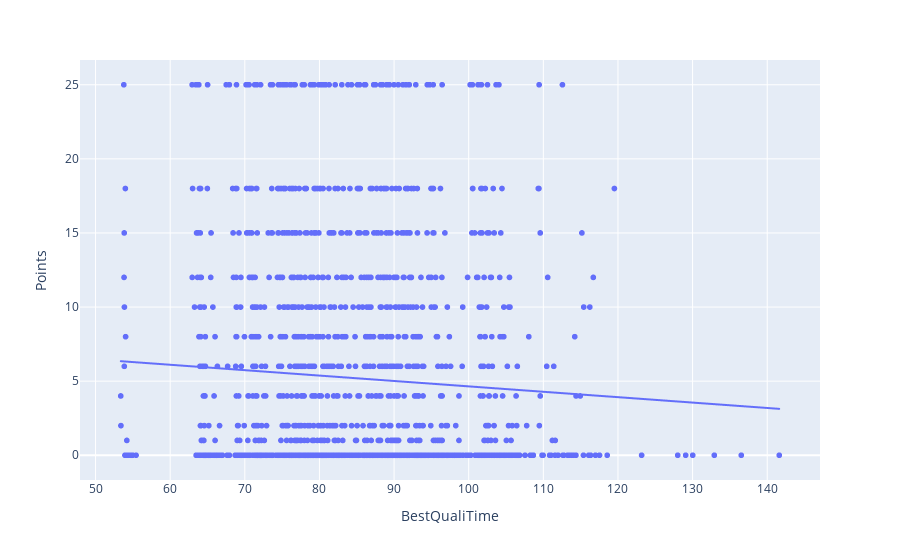

Notebook code for this chart:
### Code cell
fig = px.scatter(df, y="Points", x="BestQualiTime", trendline="ols")
fig.update_layout(barmode="group")
fig.show()

### Figure 1 — Plotly figure (JSON) as saved in the notebook; plotly's stock layout.template omitted (floating-point values rounded to 4 significant figures; data arrays with more than 128 entries replaced by an {"elided": "..."} marker saying what was removed)
{"data": [{"hovertemplate": "BestQualiTime=%{x}<br>Points=%{y}<extra></extra>", "legendgroup": "", "marker": {"color": "#636efa", "symbol": "circle"}, "mode": "markers", "name": "", "showlegend": false, "type": "scattergl", "x": {"elided": "1547 float values"}, "xaxis": "x", "y": {"elided": "1547 int values"}, "yaxis": "y"}, {"hovertemplate": "<b>OLS trendline</b><br>Points = -0.0364469 * BestQualiTime + 8.29236<br>R<sup>2</sup>=0.003963<br><br>BestQualiTime=%{x}<br>Points=%{y} <b>(trend)</b><extra></extra>", "legendgroup": "", "marker": {"color": "#636efa", "symbol": "circle"}, "mode": "lines", "name": "", "showlegend": false, "type": "scattergl", "x": {"elided": "1547 float values"}, "xaxis": "x", "y": {"elided": "1547 float values"}, "yaxis": "y"}], "layout": {"barmode": "group", "legend": {"tracegroupgap": 0}, "margin": {"t": 60}, "xaxis": {"anchor": "y", "domain": [0, 1], "title": {"text": "BestQualiTime"}}, "yaxis": {"anchor": "x", "domain": [0, 1], "title": {"text": "Points"}}}}
